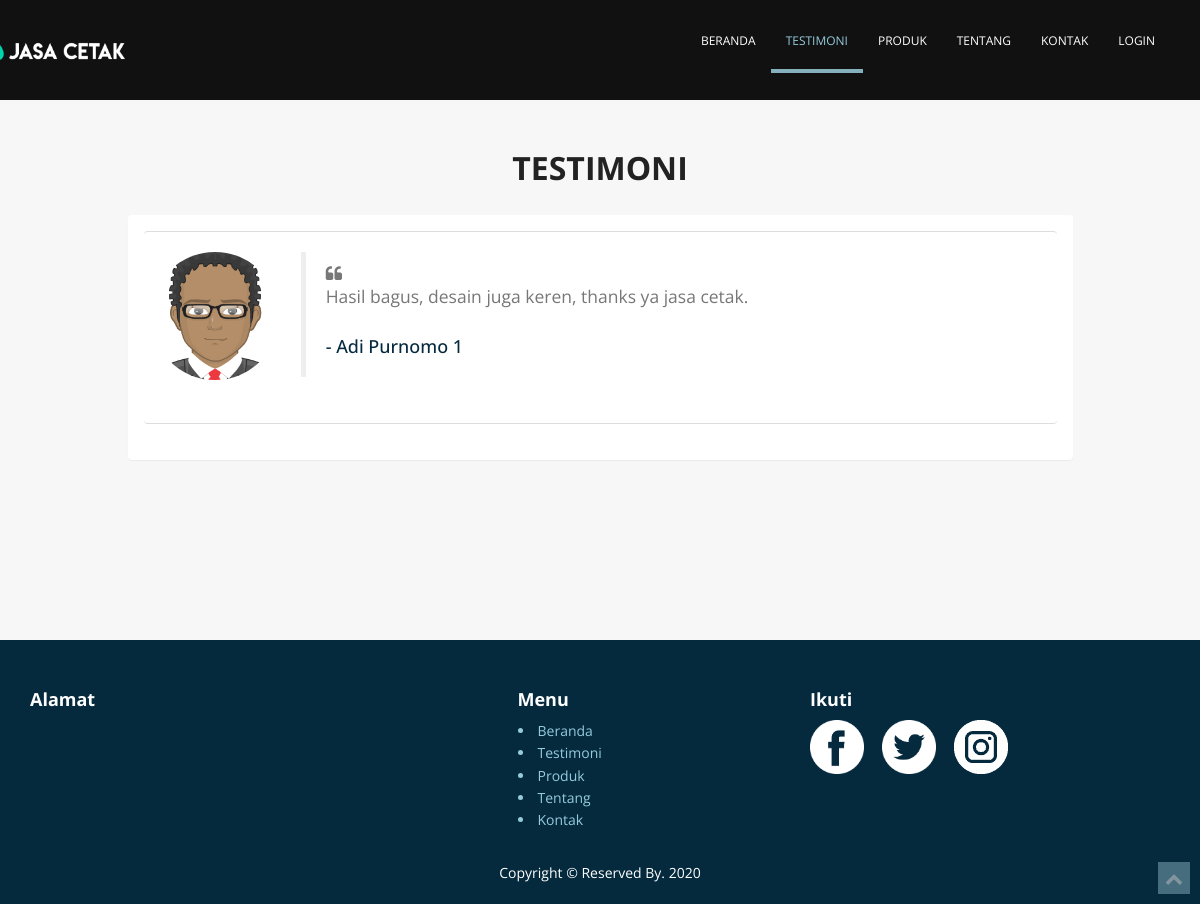
Page /index.php?page=testi on the earlier database version.
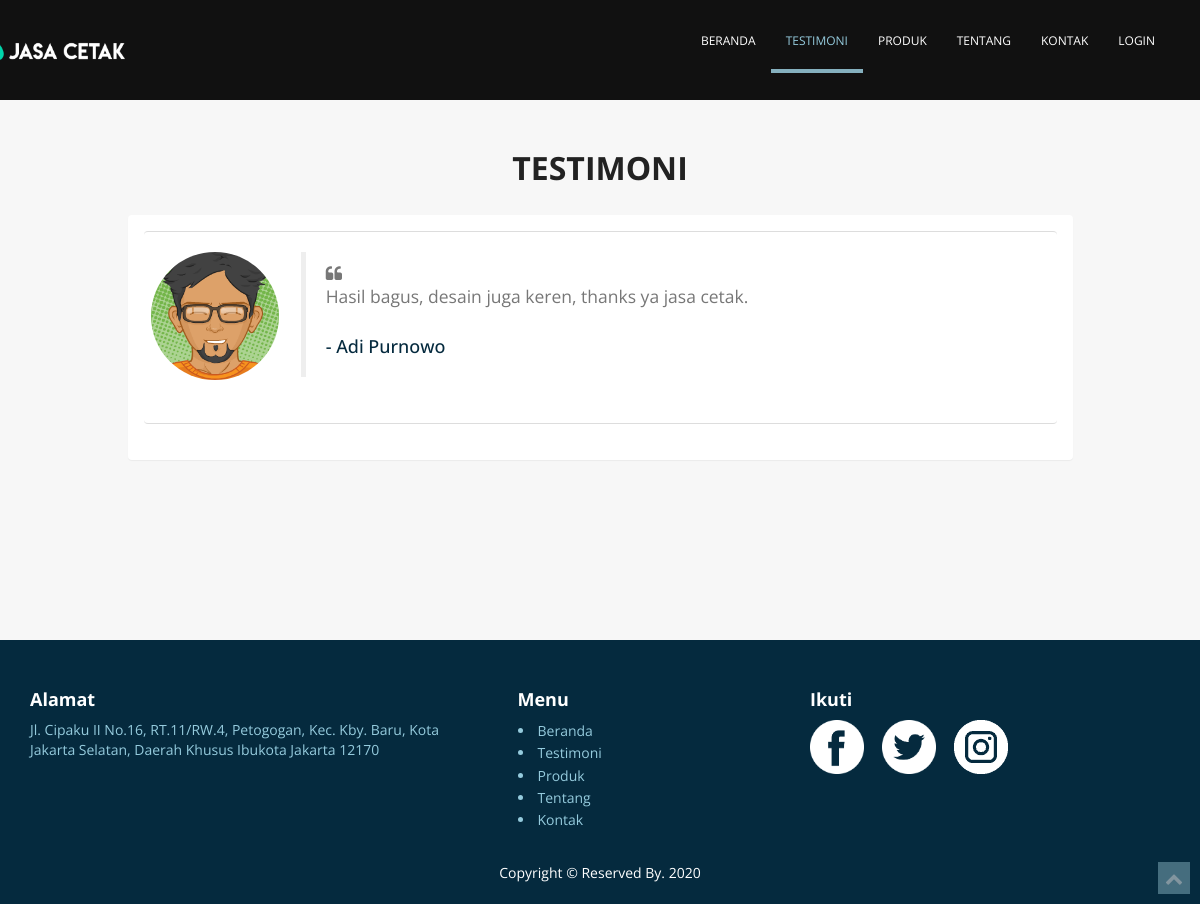
Same page on the later database version.
### tables this page shows
CREATE TABLE IF NOT EXISTS `testimoni` (
  `id_testi` int(11) NOT NULL,
  `tgl` datetime NOT NULL,
  `pesan` text NOT NULL,
  `status` tinyint(1) NOT NULL,
  `id_user` int(11) NOT NULL
);

CREATE TABLE IF NOT EXISTS `user` (
  `id_user` int(11) NOT NULL,
  `nama` varchar(50) NOT NULL,
  `foto` varchar(100) NOT NULL DEFAULT 'no-foto.png',
  `email` varchar(50) NOT NULL,
  `telp` varchar(20) NOT NULL,
  `provinsi` varchar(100) NOT NULL,
  `kota` varchar(100) NOT NULL,
  `kecamatan` varchar(100) NOT NULL,
  `alamat` varchar(200) NOT NULL,
  `keterangan` varchar(200) NOT NULL,
  `password` varchar(255) NOT NULL
);

CREATE TABLE IF NOT EXISTS `info_toko` (
  `alamat` varchar(255) NOT NULL,
  `email` varchar(50) NOT NULL,
  `telp` varchar(20) NOT NULL,
  `fax` varchar(20) NOT NULL,
  `bank` varchar(20) NOT NULL,
  `atas_nama` varchar(50) NOT NULL,
  `rek` varchar(20) NOT NULL,
  `facebook` varchar(100) NOT NULL,
  `twitter` varchar(100) NOT NULL,
  `instagram` varchar(100) NOT NULL
);

### sistem/content.php (called while the page is built, shortened)
<?php
include_once 'koneksi.php';
$info = mysqli_fetch_assoc(mysqli_query($koneksi, "SELECT * FROM info_toko"));

### index.php (the view, shortened to what the changed rows need)
<?php include_once "sistem/content.php" ?>
<!DOCTYPE html>
<html>
<head>
  <link rel="stylesheet" href="assets/css/flexslider.css" type="text/css">
  <link rel="stylesheet" href="assets/css/bootstrap.min.css">
  <link rel="stylesheet" href="assets/css/style.css">
  <link rel="stylesheet" href="assets/css/skins/default.css">
</head>
<body>
  <div class="main-content">
    <?php include $page ?>
  </div>
  <section id="footer" class="section footer">
    <div class="container">
      <div class="row">
          <div class="col-md-5 col-sm-12">
              <div class="footer-content">
                  <address>
                    <?= $info['alamat'] ?>
                  </address>
              </div>
          </div>
      </div>
    </div>
  </section>
</body>
</html>

### views/testi.php (shortened to what the changed rows need)
<?php
$query_testi = mysqli_query($koneksi, "SELECT testimoni.pesan, user.nama, user.foto FROM testimoni JOIN user ON testimoni.id_user = user.id_user");
?>
<section class="section" id="testimoni">
    <div class="container">
        <div class="row">
            <div class="col-md-10 col-md-12 col-md-offset-1">
                <div class="section-header mar-bot30">
                    <h2 class="section-heading text-center">Testimoni</h2>
                </div>
                <div class="panel">
                    <div class="panel-body">
                        <div class="testi-section list-group kat-list">
                            <?php while ($testi = mysqli_fetch_assoc($query_testi)): ?>
                                <div class="testi-item list-group-item">
                                    <div class="row">
                                        <div class="col-md-2 col-sm-4 text-center">
                                            <img alt="" src="assets/img/foto/<?= $testi['foto'] ?>" class="img-circle testi-autor-foto"> <br><br>
                                        </div>
                                        <div class="col-md-9 col-sm-8">
                                            <blockquote>
                                                <i class="fa fa-quote-left"></i>
                                                <p><?= $testi['pesan'] ?></p>
                                                <h4 class="testi-autor">- <?= $testi['nama'] ?></h4>
                                            </blockquote>
                                        </div>
                                    </div>
                                </div>
                            <?php endwhile; ?>
                        </div>
                    </div>
                </div>
            </div>
        </div>
    </div>
</section>

Differences in the rows shown:
changed through a linked row, testimoni "Hasil bagus, desain juga keren, thanks ya jasa cetak.": id_user.foto: a different picture; id_user.nama "Adi Purnomo 1" → "Adi Purnowo"
added info_toko: alamat "Jl. Cipaku II No.16, RT.11/RW.4, Petogogan, Kec. Kby. Baru, Kota Jakarta Selatan, Daerah Khusus Ibukota Jakarta 12170"
